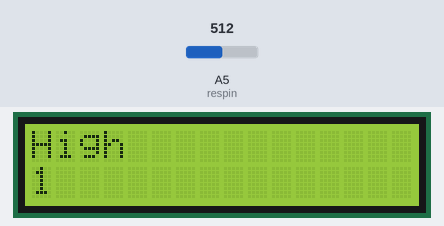
A sketch run on a simulated Arduino Uno, built with avr-gcc and run on an emulated ATmega328P. On the bench: 16×2 character LCD. Inputs (shaded band) come from the test bench; at power-on: A5 (respin) = 512. What the sketch prints to the serial monitor is not drawn.

Above: at 1.2 s.
1.3 s: A5 (respin) set to 345
3.5 s: A5 (respin) set to 324
At 4.8 s:
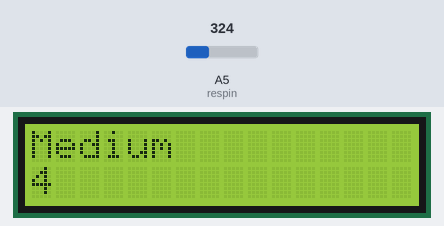
7.6 s: A5 (respin) set to 292
At 8.6 s:
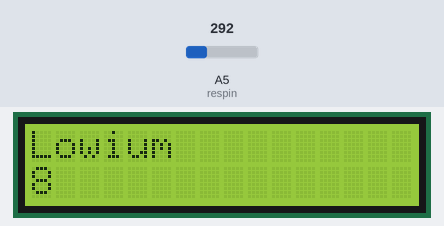
11.7 s: A5 (respin) set to 110
13.5 s: A5 (respin) set to 94
At 14.6 s:
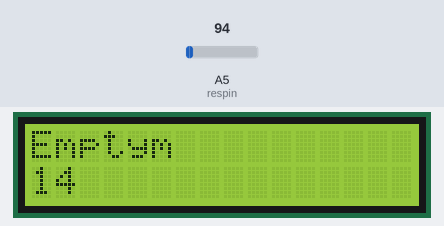
17.6 s: A5 (respin) set to 122
At 18.8 s:
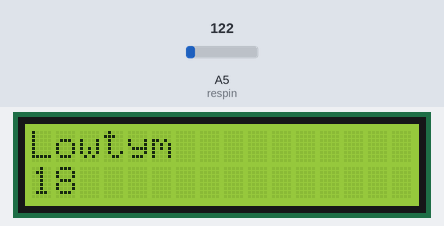
Timing chart, 0 to 20.6 s (numbered marks = the images above; inputs shaded):
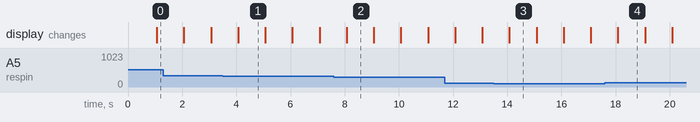

Measured:
- the behaviour switches between 331 and 330 on A5 (respin) (found by bisection; images 0 and 1)
- the behaviour switches between 301 and 300 on A5 (respin) (found by bisection; images 1 and 2)
- the behaviour switches between 101 and 100 on A5 (respin) (found by bisection; images 2 and 3)
- after the input at 3.5 s, the display: changes after 0.57 s (image 1)
- after the input at 7.6 s, the display: changes after 0.48 s (image 2)
- after the input at 13.5 s, the display: changes after 0.58 s (image 3)
- after the input at 17.6 s, the display: changes after 0.49 s (image 4)

The sketch:

RnD_WaterSensor.ino
```cpp
#include <LiquidCrystal.h>

int resval = 0; // holds the value
int respin = A5; // sensor pin used
const int rs = 12, en = 11, d4 = 5, d5 = 4, d6 = 3, d7 = 2;
LiquidCrystal lcd(rs, en, d4, d5, d6, d7);

void setup() {
lcd.begin(16, 2);
  // Print a message to the LCD.
// start the serial console
Serial.begin(9600);
}

void loop() {

resval = analogRead(respin); //Read data from analog pin and store it to resval variable
// set the cursor to column 0, line 1
  // (note: line 1 is the second row, since counting begins with 0):
  lcd.setCursor(0, 1);
  // print the number of seconds since reset:
  lcd.print(millis() / 1000);
if (resval <= 100) {
Serial.println("Water Level: Empty");
lcd.setCursor(0, 0);
lcd.print("Empty");
}
else if (resval > 100 && resval <= 300) {
Serial.println("Water Level: Low");
lcd.setCursor(0, 0);
lcd.print("Low");
}
else if (resval > 300 && resval <= 330) {
Serial.println("Water Level: Medium");
lcd.setCursor(0, 0);
lcd.print("Medium");
}
else if (resval > 330) {
Serial.println("Water Level: High");
lcd.setCursor(0, 0);
lcd.print("High");
}
delay(1000);
}
```
